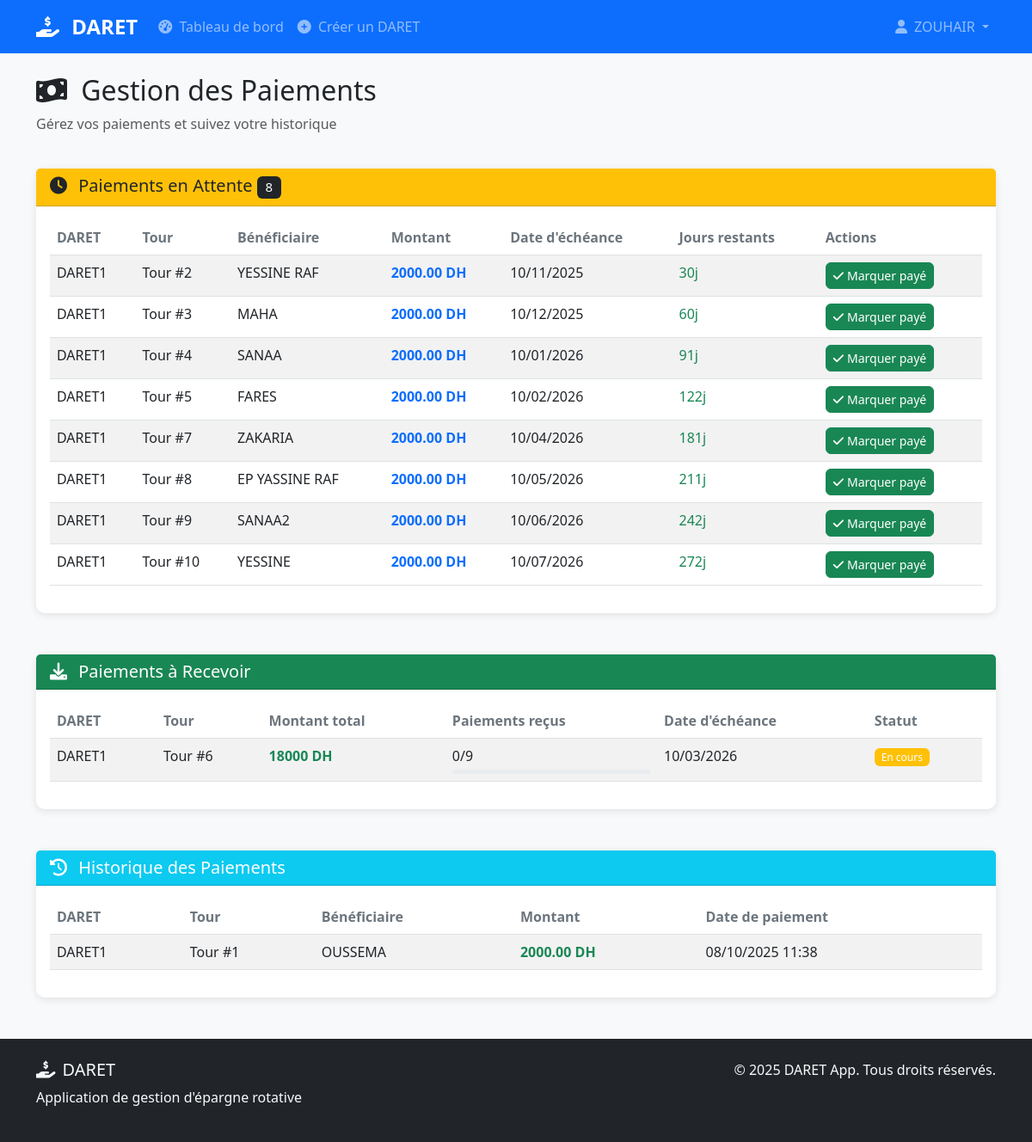
The app's page /payments.php (signed in) with its own data.
### tables this page shows
CREATE TABLE `payments` (
  `id` int(11) NOT NULL,
  `daret_round_id` int(11) NOT NULL,
  `payer_user_id` int(11) NOT NULL,
  `amount` decimal(10,2) NOT NULL,
  `payment_date` timestamp NOT NULL DEFAULT current_timestamp(),
  `status` enum('pending','paid') DEFAULT 'pending'
);

CREATE TABLE `darets` (
  `id` int(11) NOT NULL,
  `name` varchar(100) NOT NULL,
  `description` text DEFAULT NULL,
  `amount` decimal(10,2) NOT NULL,
  `frequency` enum('weekly','monthly') NOT NULL,
  `max_members` int(11) NOT NULL,
  `created_by` int(11) NOT NULL,
  `status` enum('open','active','completed') DEFAULT 'open',
  `created_at` timestamp NOT NULL DEFAULT current_timestamp()
);

CREATE TABLE `daret_rounds` (
  `id` int(11) NOT NULL,
  `daret_id` int(11) NOT NULL,
  `round_number` int(11) NOT NULL,
  `beneficiary_user_id` int(11) NOT NULL,
  `amount` decimal(10,2) NOT NULL,
  `round_date` date NOT NULL,
  `due_date` date NOT NULL,
  `status` enum('pending','completed') DEFAULT 'pending'
);

CREATE TABLE `users` (
  `id` int(11) NOT NULL,
  `username` varchar(50) NOT NULL,
  `email` varchar(100) NOT NULL,
  `password` varchar(255) NOT NULL,
  `full_name` varchar(100) NOT NULL,
  `phone` varchar(20) DEFAULT NULL,
  `created_at` timestamp NOT NULL DEFAULT current_timestamp()
);

### payments.php (the view, shortened to what this page needs)
<?php
include 'includes/config.php';
$user_id = $_SESSION['user_id'];
$stmt = $pdo->prepare(" SELECT p.*, dr.round_number, dr.due_date, d.name as daret_name,
           u.username as beneficiary_name, u.full_name as beneficiary_full_name,
           d.amount as due_amount
    FROM payments p
    JOIN daret_rounds dr ON p.daret_round_id = dr.id
    JOIN darets d ON dr.daret_id = d.id
    JOIN users u ON dr.beneficiary_user_id = u.id
    WHERE p.payer_user_id = ? AND p.status = 'pending'
    ORDER BY dr.due_date ASC
");
$stmt->execute([$user_id]);
$pending_payments = $stmt->fetchAll(PDO::FETCH_ASSOC);
$stmt = $pdo->prepare(" SELECT p.*, dr.round_number, dr.due_date, d.name as daret_name,
           u.username as beneficiary_name, u.full_name as beneficiary_full_name
    FROM payments p
    JOIN daret_rounds dr ON p.daret_round_id = dr.id
    JOIN darets d ON dr.daret_id = d.id
    JOIN users u ON dr.beneficiary_user_id = u.id
    WHERE p.payer_user_id = ? AND p.status = 'paid'
    ORDER BY p.payment_date DESC
    LIMIT 20
");
$stmt->execute([$user_id]);
$payment_history = $stmt->fetchAll(PDO::FETCH_ASSOC);
$stmt = $pdo->prepare(" SELECT dr.*, d.name as daret_name, d.amount,
           COUNT(p.id) as total_payers,
           SUM(CASE WHEN p.status = 'paid' THEN 1 ELSE 0 END) as paid_count
    FROM daret_rounds dr
    JOIN darets d ON dr.daret_id = d.id
    LEFT JOIN payments p ON dr.id = p.daret_round_id
    WHERE dr.beneficiary_user_id = ?
    GROUP BY dr.id
    ORDER BY dr.due_date ASC
");
$stmt->execute([$user_id]);
$receivables = $stmt->fetchAll(PDO::FETCH_ASSOC);
?>
<?php include 'includes/header.php'; ?>
    <div class="container mt-4">
        <div class="row mb-4">
            <div class="col-md-8">
                <h2>
                    <i class="fas fa-money-bill-wave me-2"></i>
                    Gestion des Paiements
                </h2>
                <p class="text-muted">Gérez vos paiements et suivez votre historique</p>
            </div>
        </div>
        <div class="row mb-5">
            <div class="col-12">
                <div class="card">
                    <div class="card-header bg-warning text-dark">
                        <h5 class="mb-0">
                            <i class="fas fa-clock me-2"></i>
                            Paiements en Attente
                            <span class="badge bg-dark"><?php echo count($pending_payments); ?></span>
                        </h5>
                    </div>
                    <div class="card-body">
                        <?php if (empty($pending_payments)): ?>
                            <div class="text-center py-4">
                                <i class="fas fa-check-circle fa-3x text-success mb-3"></i>
                                <h5>Aucun paiement en attente</h5>
                                <p class="text-muted">Vous êtes à jour dans tous vos paiements!</p>
                            </div>
                        <?php else: ?>
                            <div class="table-responsive">
                                <table class="table table-striped">
                                    <thead>
                                        <tr>
                                            <th>DARET</th>
                                            <th>Tour</th>
                                            <th>Bénéficiaire</th>
                                            <th>Montant</th>
                                            <th>Date d'échéance</th>
                                            <th>Jours restants</th>
                                            <th>Actions</th>
                                        </tr>
                                    </thead>
                                    <tbody>
                                        <?php foreach ($pending_payments as $payment): ?>
                                            <?php
                                            $due_date = new DateTime($payment['due_date']);
                                            $today = new DateTime();
                                            $days_remaining = $today->diff($due_date)->days;
                                            $is_overdue = $today > $due_date;
                                            ?>
                                            <tr class="<?php echo $is_overdue ? 'table-danger' : ''; ?>">
                                                <td><?php echo htmlspecialchars($payment['daret_name']); ?></td>
                                                <td>Tour #<?php echo $payment['round_number']; ?></td>
                                                <td><?php echo htmlspecialchars($payment['beneficiary_full_name']); ?></td>
                                                <td>
                                                    <strong class="text-primary"><?php echo $payment['due_amount']; ?> DH</strong>
                                                </td>
                                                <td>
                                                    <?php echo $due_date->format('d/m/Y'); ?>
                                                </td>
                                                <td>
                                                    <?php if ($is_overdue): ?>
                                                        <span class="text-danger">-<?php echo $days_remaining; ?>j</span>
                                                    <?php else: ?>
                                                        <span class="text-success"><?php echo $days_remaining; ?>j</span>
                                                    <?php endif; ?>
                                                </td>
                                                <td>
                                                    <button class="btn btn-success btn-sm"
                                                            onclick="markAsPaid(<?php echo $payment['id']; ?>)">
                                                        <i class="fas fa-check me-1"></i>Marquer payé
                                                    </button>
                                                </td>
                                            </tr>
                                        <?php endforeach; ?>
                                    </tbody>
                                </table>
                            </div>
                        <?php endif; ?>
                    </div>
                </div>
            </div>
        </div>
        <div class="row mb-5">
            <div class="col-12">
                <div class="card">
                    <div class="card-header bg-success text-white">
                        <h5 class="mb-0">
                            <i class="fas fa-download me-2"></i>
                            Paiements à Recevoir
                        </h5>
                    </div>
                    <div class="card-body">
                        <?php if (empty($receivables)): ?>
                            <div class="text-center py-4">
                                <i class="fas fa-inbox fa-3x text-muted mb-3"></i>
                                <h5>Aucun paiement à recevoir</h5>
                                <p class="text-muted">Vous n'êtes pas bénéficiaire d'un tour pour le moment.</p>
                            </div>
                        <?php else: ?>
                            <div class="table-responsive">
                                <table class="table table-striped">
                                    <thead>
                                        <tr>
                                            <th>DARET</th>
                                            <th>Tour</th>
                                            <th>Montant total</th>
                                            <th>Paiements reçus</th>
                                            <th>Date d'échéance</th>
                                            <th>Statut</th>
                                        </tr>
                                    </thead>
                                    <tbody>
                                        <?php foreach ($receivables as $receivable): ?>
                                            <tr>
                                                <td><?php echo htmlspecialchars($receivable['daret_name']); ?></td>
                                                <td>Tour #<?php echo $receivable['round_number']; ?></td>
                                                <td>
                                                    <strong class="text-success">
                                                        <?php echo $receivable['amount'] * ($receivable['total_payers'] ); ?> DH
                                                    </strong>
                                                </td>
                                                <td>
                                                    <?php echo $receivable['paid_count']; ?>/<?php echo $receivable['total_payers'] ; ?>
                                                    <div class="progress mt-1" style="height: 5px;">
                                                    </div>
                                                </td>
                                                <td><?php echo date('d/m/Y', strtotime($receivable['due_date'])); ?></td>
                                                <td>
                                                    <?php if ($receivable['paid_count'] == $receivable['total_payers'] ): ?>
                                                        <span class="badge bg-success">Complet</span>
                                                    <?php else: ?>
                                                        <span class="badge bg-warning">En cours</span>
                                                    <?php endif; ?>
                                                </td>
                                            </tr>
                                        <?php endforeach; ?>
                                    </tbody>
                                </table>
                            </div>
                        <?php endif; ?>
                    </div>
                </div>
            </div>
        </div>
        <div class="row">
            <div class="col-12">
                <div class="card">
                    <div class="card-header bg-info text-white">
                        <h5 class="mb-0">
                            <i class="fas fa-history me-2"></i>
                            Historique des Paiements
                        </h5>
                    </div>
                    <div class="card-body">
                        <?php if (empty($payment_history)): ?>
                            <div class="text-center py-4">
                                <i class="fas fa-receipt fa-3x text-muted mb-3"></i>
                                <h5>Aucun historique de paiement</h5>
                                <p class="text-muted">Vos paiements effectués apparaîtront ici.</p>
                            </div>
                        <?php else: ?>
                            <div class="table-responsive">
                                <table class="table table-striped">
                                    <thead>
                                        <tr>
                                            <th>DARET</th>
                                            <th>Tour</th>
                                            <th>Bénéficiaire</th>
                                            <th>Montant</th>
                                            <th>Date de paiement</th>
                                        </tr>
                                    </thead>
                                    <tbody>
                                        <?php foreach ($payment_history as $payment): ?>
                                            <tr>
                                                <td><?php echo htmlspecialchars($payment['daret_name']); ?></td>
                                                <td>Tour #<?php echo $payment['round_number']; ?></td>
                                                <td><?php echo htmlspecialchars($payment['beneficiary_full_name']); ?></td>
                                                <td>
                                                    <strong class="text-success"><?php echo $payment['amount']; ?> DH</strong>
                                                </td>
                                                <td>
                                                    <?php echo date('d/m/Y H:i', strtotime($payment['payment_date'])); ?>
                                                </td>
                                            </tr>
                                        <?php endforeach; ?>
                                    </tbody>
                                </table>
                            </div>
                        <?php endif; ?>
                    </div>
                </div>
            </div>
        </div>
    </div>
<?php include 'includes/footer.php'; ?>

### records on screen
payments: darets.name "DARET1", daret_round.round_number "2", users.full_name "YESSINE RAF", darets.amount "2000.00", daret_round.due_date "10/11/2025"
payments: darets.name "DARET1", daret_round.round_number "3", users.full_name "MAHA", darets.amount "2000.00", daret_round.due_date "10/12/2025"
payments: darets.name "DARET1", daret_round.round_number "4", users.full_name "SANAA", darets.amount "2000.00", daret_round.due_date "10/01/2026"
payments: darets.name "DARET1", daret_round.round_number "5", users.full_name "FARES", darets.amount "2000.00", daret_round.due_date "10/02/2026"
payments: darets.name "DARET1", daret_round.round_number "7", users.full_name "ZAKARIA", darets.amount "2000.00", daret_round.due_date "10/04/2026"
payments: darets.name "DARET1", daret_round.round_number "8", users.full_name "EP YASSINE RAF", darets.amount "2000.00", daret_round.due_date "10/05/2026"
payments: darets.name "DARET1", daret_round.round_number "9", users.full_name "SANAA2", darets.amount "2000.00", daret_round.due_date "10/06/2026"
payments: darets.name "DARET1", daret_round.round_number "10", users.full_name "YESSINE", darets.amount "2000.00", daret_round.due_date "10/07/2026"
daret_rounds: daret.name "DARET1", round_number "6", total_payers "18000", paid_count "0", total_payers "9", due_date "10/03/2026"
payments: darets.name "DARET1", daret_round.round_number "1", users.full_name "OUSSEMA", amount "2000.00", payment_date "08/10/2025 11:38"

### other values on screen
$_SESSION['full_name'] "ZOUHAIR"
count($pending_payments) "8"
